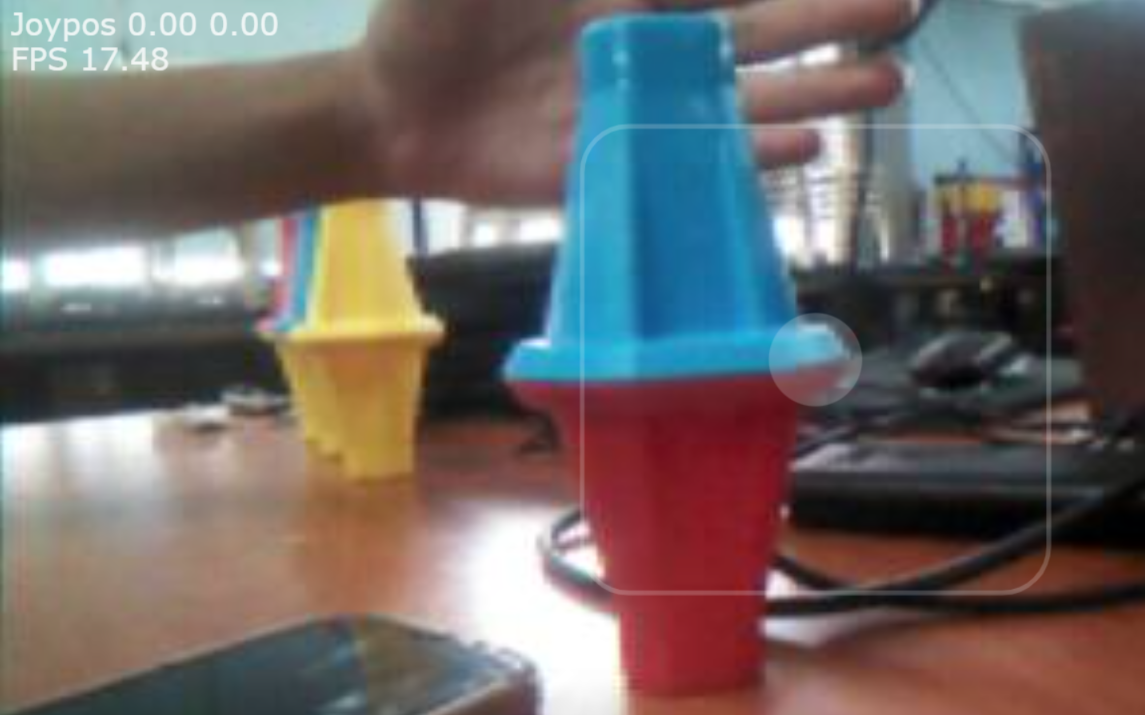
#> input picture tools/imgs/Captura de pantalla 2026-11-23 160647.png, 1145 x 715 px; its folder holds only this picture in this run
$ python -i identificar_pines.py   (imports and definitions only)
#> lines starting #> are read from the running program, lines starting #| are printed output that depends on the picture; after the words box and inside, x2 and y2 are one past the last pixel; in counts of white or black regions, pixels touching at a corner belong together
#> further down, picture is the input picture: shape (715, 1145, 3); mean B, G, R 101.9, 103.4, 110.9
"""
Identificador de pins y copas de Override, con ventana. Dos modos (arriba de la foto):

COLORES  (empieza aqui) dibujas zonas sobre cada color y aprende que es rojo, amarillo, azul, gris de copa
         y FONDO (la mesa u otra cosa que se confunda: lo que marques como fondo deja de contar como color).
  elegir color                   botones o teclas 1-5
  clic, clic, clic...            pone puntos de un poligono; cierra con doble clic, Enter o clic en el primer punto
  arrastrar                      dibujo libre; al soltar se cierra solo
  clic dentro de una zona        la elige; Supr la borra.  Esc cancela el poligono a medias
  "Calcular colores"             aprende la tabla de colores y saca las firmas del sensor
  M                              pinta encima lo que detecta como cada color (para revisar)

OBJETOS  arrastras una caja sobre el pin (y la parte gris de la copa si tiene) y predice que es.
  D / "Detectar pines"           busca solo todos los pines de la foto
  Enter / "Correcto"             la prediccion estaba bien
  1-9 / botones                  la etiqueta correcta (aprende)
  clic en una caja / Supr        elegir / borrar

En los dos: flechas izquierda/derecha cambian de foto. Todo se guarda solo (ejemplos.json, colores.json y
colores_lut.npy, junto a este archivo) y sigue ahi la proxima vez.

Uso:
  python identificar_pines.py                 (te pregunta la carpeta)
  python identificar_pines.py carpeta/        (todos los .png de la carpeta)
  python identificar_pines.py --selftest
"""
import argparse
import base64
import json
import os
import sys
import tkinter as tk
from tkinter import filedialog, messagebox, simpledialog

import cv2
import numpy as np

# Rangos HSV de OpenCV (H 0-179, S y V 0-255). Solo mientras no hay colores aprendidos.
COLORES = {
    "rojo": [((0, 90, 60), (8, 255, 255)), ((170, 90, 60), (179, 255, 255))],
    "amarillo": [((18, 90, 80), (35, 255, 255))],
    "azul": [((95, 90, 40), (130, 255, 255))],
}
GRIS = ((0, 0, 50), (179, 45, 210))  # parte gris opaca de la copa
ORDEN = ["rojo", "amarillo", "azul"]
CLASES = ORDEN + ["gris", "fondo"]
NOMBRE = {"gris": "gris de copa", "fondo": "fondo / mesa (excluir)"}
PINTA = {"rojo": "#ff3030", "amarillo": "#ffd000", "azul": "#2f7bff", "gris": "#c0c0c0", "fondo": "#b060ff"}
PINTA_BGR = {"rojo": (48, 48, 255), "amarillo": (0, 208, 255), "azul": (255, 123, 47), "gris": (192, 192, 192)}
SIG_ID = {"rojo": 1, "azul": 2, "amarillo": 3}  # mismos ids que override_vision.cpp
RANGO_SENSOR = 2.5  # el range de las firmas (el del Vision Utility)
FIRMA_MIN = 200     # medio ancho minimo de una firma en u y en v
# Los unicos pines que existen: siempre dos colores (en cualquier orden: amarillo-rojo girado es rojo-amarillo)
COMBOS = {("amarillo", "amarillo"), ("amarillo", "azul"), ("amarillo", "rojo"), ("azul", "rojo")}
# shortcut: umbral adivinado; el fondo gris del campo tambien cuenta, asi que conviene marcar cajas justas
# y corregir: con ejemplos manda el kNN
GRIS_COPA = 0.12  # fraccion de la seleccion que es gris (fuera del pin) desde la que se cuenta copa
# Nombres fijos (asi el kNN no aprende "pin azul-amarillo" y "pin amarillo azul" como cosas distintas)
PINES = [f"pin {a}-{b}" for a, b in sorted(COMBOS)]
ETIQUETAS = PINES + [p + " con copa" for p in PINES] + ["copa sola"]
N_FEATS = 14
AQUI = os.path.dirname(os.path.abspath(__file__))
EJEMPLOS = os.path.join(AQUI, "ejemplos.json")
COLORES_JSON = os.path.join(AQUI, "colores.json")
LUT_NPY = os.path.join(AQUI, "colores_lut.npy")

# Tabla de colores aprendida (como la LUT del Vision Sensor): cada celda de HSV dice de que clase es.
BH, BS, BV = 4, 8, 8                           # tamano de celda en H, S, V
NH, NS, NV = 180 // BH, 256 // BS, 256 // BV
NADA = 255                                     # celda sin clase
LUT_MIN = 2e-5  # densidad minima (suavizada) para que una celda cuente; mas alto = mas estricto
LUT = None      # (NH, NS, NV) uint8 con el indice en CLASES, o None mientras no se aprenda


# ---------------------------------------------------------------- colores

def celdas(bgr):
    hsv = cv2.cvtColor(bgr.reshape(-1, 1, 3).astype(np.uint8), cv2.COLOR_BGR2HSV).reshape(-1, 3)
    return hsv[:, 0] // BH, hsv[:, 1] // BS, hsv[:, 2] // BV


def clases_de(bgr, lut):
    return lut[celdas(bgr)].reshape(bgr.shape[:-1])


def mascaras(bgr):
    if LUT is not None:
        cls = clases_de(bgr, LUT)
        return {c: cls == CLASES.index(c) for c in ORDEN}
    hsv = cv2.cvtColor(bgr, cv2.COLOR_BGR2HSV)
#> hsv: shape (715, 1145, 3); mean H, S, V 66.9, 85.6, 127.9
    out = {}
    for nombre, rangos in COLORES.items():
        m = np.zeros(hsv.shape[:2], bool)
        for lo, hi in rangos:
            m |= cv2.inRange(hsv, np.array(lo), np.array(hi)) > 0
        out[nombre] = m
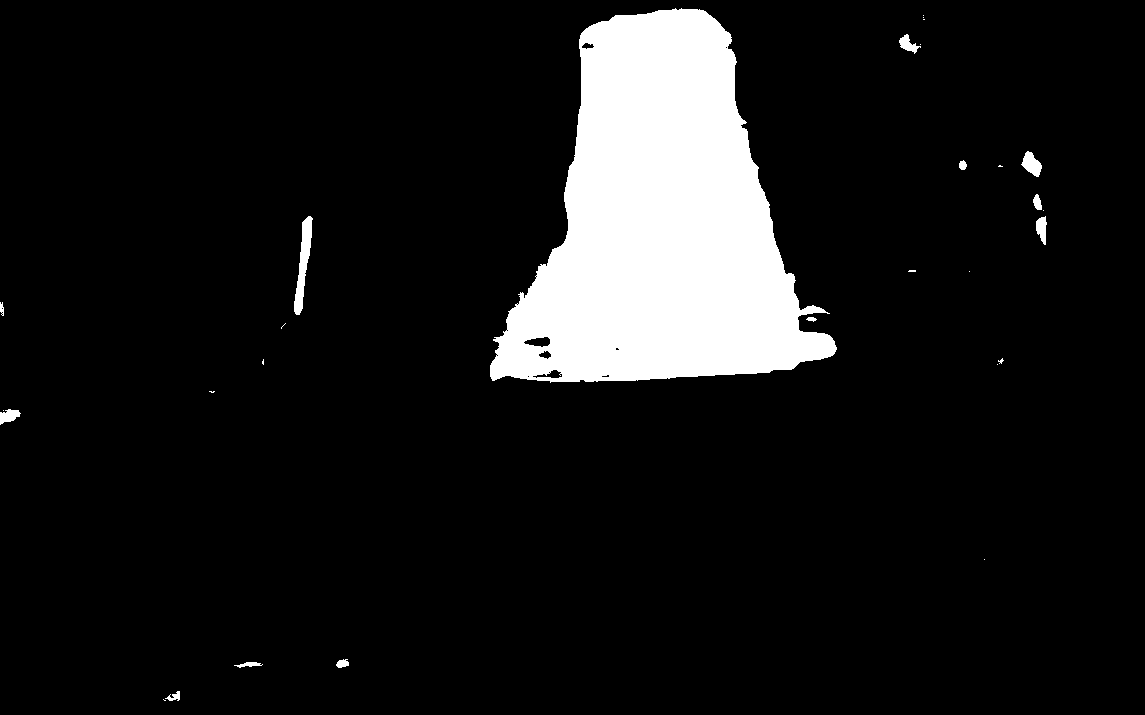
#> m: shape (715, 1145) bool; 9.7% white; 29 white regions (16 under 20 px), largest, box (x1, y1, x2, y2) and area: (490, 8, 837, 383) 77420, (294, 216, 313, 315) 835, (1021, 151, 1042, 177) 315
#> after the loop, out = 3 items
    return out


# [37 lines left out: functions mascara_gris, suavizar, entrenar_lut, not called in this run]


def poner_lut(lut):
    global LUT
    LUT = lut


# ---------------------------------------------------------------- firmas del sensor

# [149 lines left out: functions uv, firma_px, dentro_firma, ajustar_firma, calcular_colores, informe and 1 more, not called in this run]


def detectar_pines(img):
    """Cajas de los pines de toda la foto: manchas de rojo/amarillo/azul (las dos mitades de un pin se juntan),
    agrandadas un poco para que entre el gris de la copa si tiene."""
    m = mascaras(img)
#> m = 3 items
    color = (m["rojo"] | m["amarillo"] | m["azul"]).astype(np.uint8)
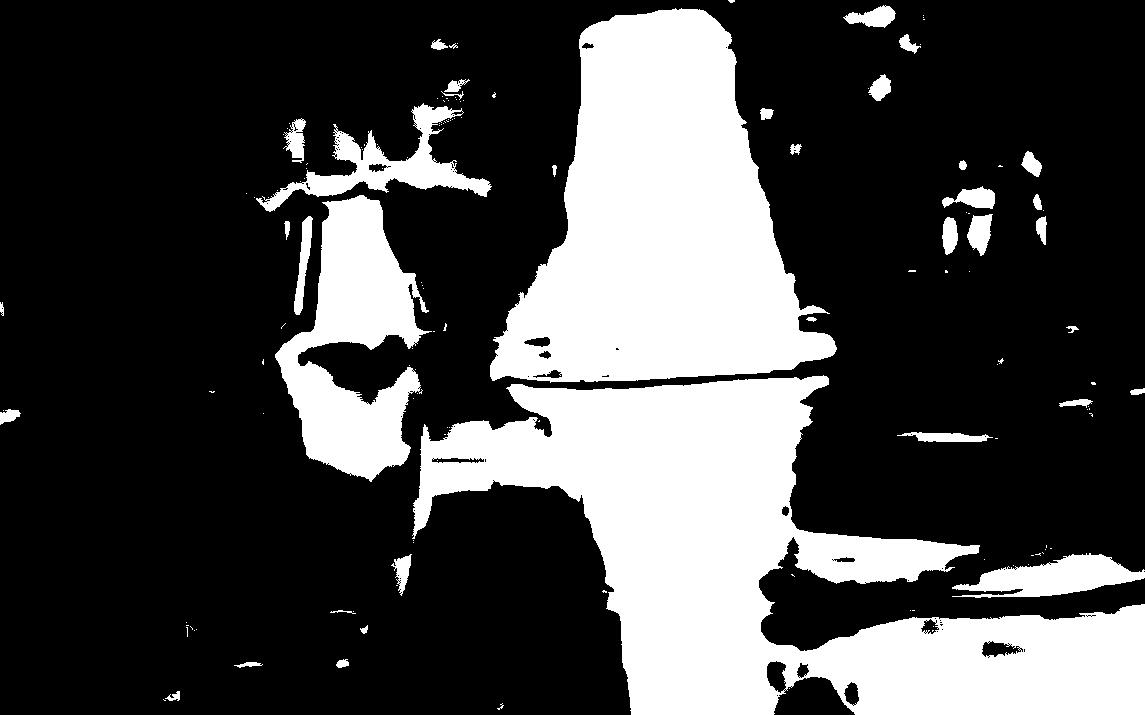
#> color: shape (715, 1145); values 0 (black) and 1 (white), 28.1% white; 146 white regions (108 under 20 px), largest, box (x1, y1, x2, y2) and area: (412, 375, 1145, 715) 110836, (490, 8, 837, 383) 77420, (275, 195, 432, 482) 22385
    H, W = img.shape[:2]
    k = max(3, min(H, W) // 100)
    color = cv2.morphologyEx(color, cv2.MORPH_OPEN, np.ones((3, 3), np.uint8))  # puntos sueltos fuera
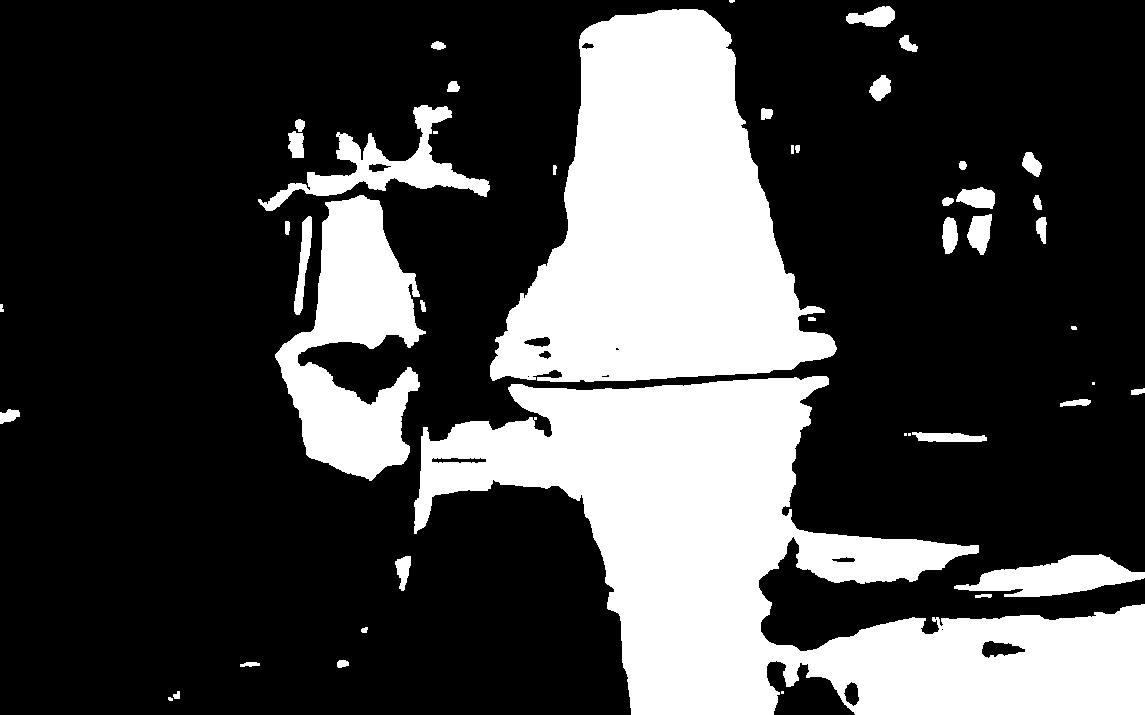
#> color: shape (715, 1145); values 0 (black) and 1 (white), 27.8% white; 47 white regions (7 under 20 px), largest, box (x1, y1, x2, y2) and area: (414, 376, 1145, 715) 110419, (490, 9, 837, 382) 77352, (275, 195, 426, 481) 22178
    color = cv2.morphologyEx(color, cv2.MORPH_CLOSE, np.ones((k, k), np.uint8))  # une las mitades del pin
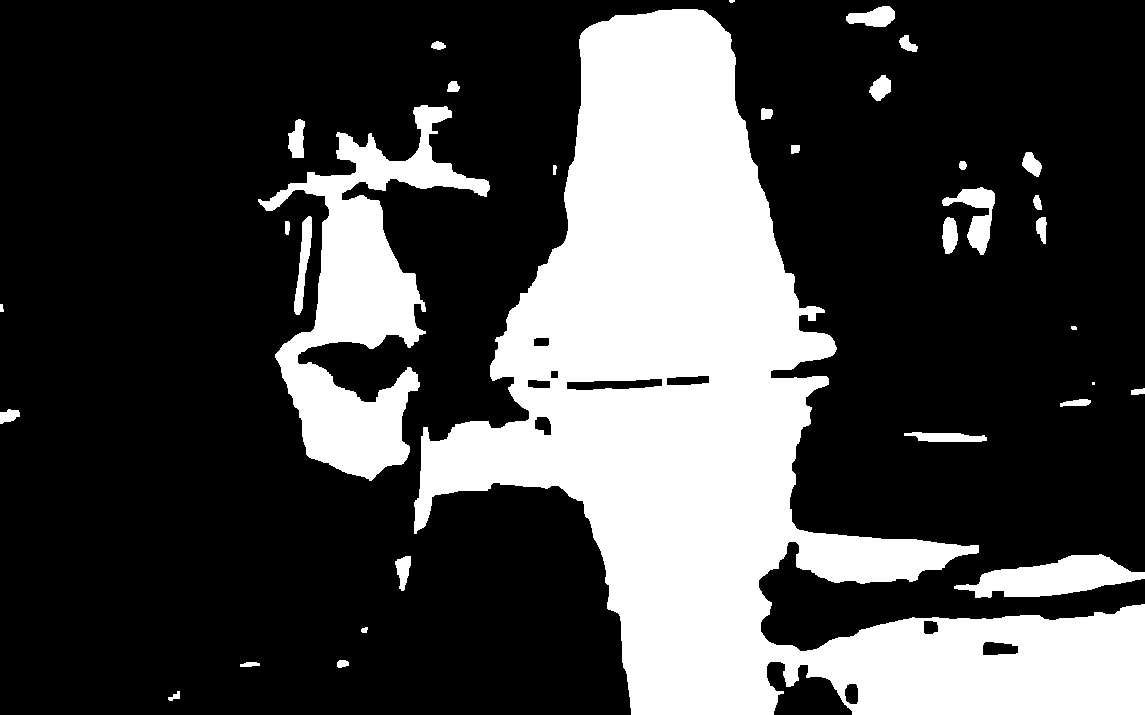
#> color: shape (715, 1145); values 0 (black) and 1 (white), 28.1% white; 33 white regions (2 under 20 px), largest, box (x1, y1, x2, y2) and area: (414, 9, 1145, 715) 189441, (258, 105, 490, 481) 28788, (954, 554, 1145, 598) 4639
    n, lab, stats, _ = cv2.connectedComponentsWithStats(color)
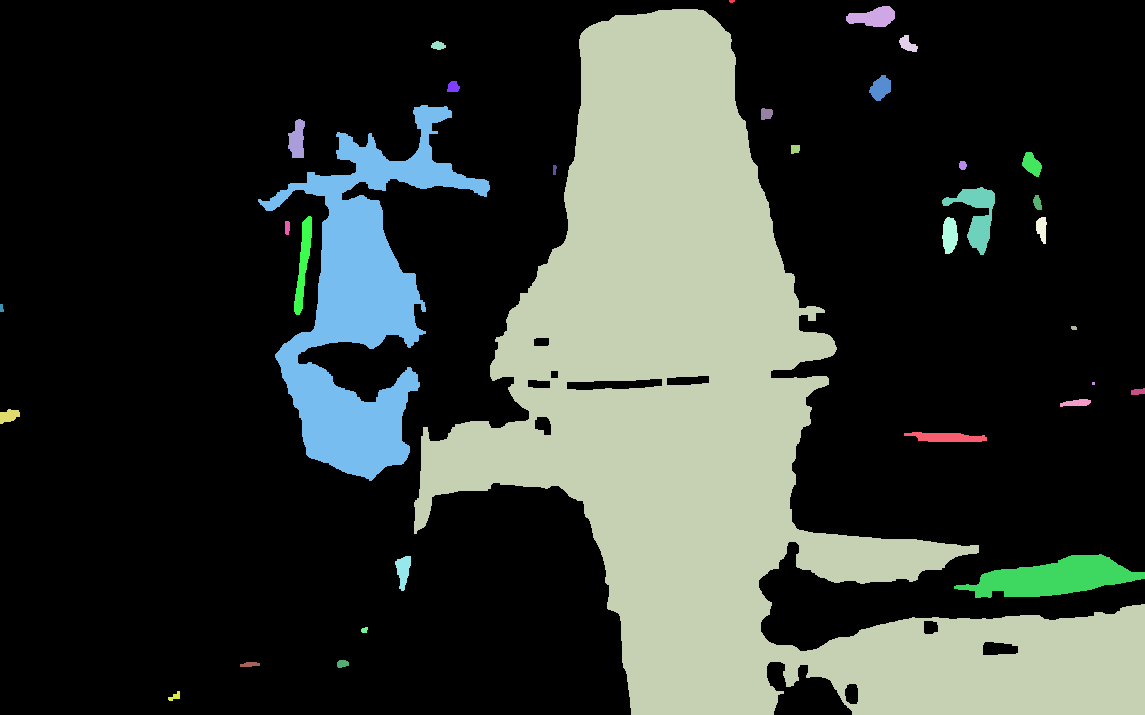
#> lab: shape (715, 1145) int32; 34 distinct labels, from 0 to 33; one colour per label, 0 black
#> n = 34; stats = 34 rows, first 6: [0, 0, 1145, 715, 588478], [729, 0, 6, 3, 15], [846, 6, 49, 21, 686], [414, 9, 731, 706, 189441], [899, 35, 19, 17, 184], [431, 41, 15, 9, 95]
    # shortcut: tamano minimo fijo (0.05% de la foto); si salen manchitas falsas o faltan pines lejanos, ajustar
    minimo = max(80, H * W * 0.0005)
    cajas = []
    for i in range(1, n):
        x, y, w, h, area = (int(v) for v in stats[i])
        if area < minimo:
            continue
        mg = int(0.25 * max(w, h))
        x0, y0 = max(0, x - mg), max(0, y - mg)
        cajas.append((x0, y0, min(W, x + w + mg) - x0, min(H, y + h + mg) - y0))
#> this loop made 33 passes
#> (x, y, w, h, area) on passes 4, 5, 6, 7, 9, 11, 12, 13: (899, 35, 19, 17, 184), (431, 41, 15, 9, 95), (869, 75, 22, 26, 377), (447, 81, 13, 11, 112), (761, 108, 12, 12, 120), (791, 145, 9, 9, 73), (1022, 152, 20, 25, 312), (959, 161, 8, 9, 59)
#> after the loop, cajas = [(834, 0, 73, 39), (232, 0, 913, 715), (164, 11, 420, 564), (279, 110, 35, 57), (925, 170, 87, 102), (270, 192, 66, 147), (933, 208, 34, 55), (884, 412, 123, 50), (907, 507, 238, 138)]
    return cajas


# [33 lines left out: functions iou, regla, knn, not called in this run]


def confirmados(data, excepto=None):  # los de otra version (otro largo de rasgos) no se usan para aprender
    return [e for e in data if e is not excepto and e.get("confirmado", True) and len(e.get("feats", [])) == N_FEATS]


# [22 lines left out: functions predecir, leer_json, escribir_json, not called in this run]


def guardar(data):
    escribir_json(EJEMPLOS, data)


def clave(ruta):
    return os.path.normcase(os.path.abspath(ruta))


# [31 lines left out: functions exportar_robot, pixeles_de_zonas, not called in this run]


# ---------------------------------------------------------------- ventana

class App:
    VERDE, NARANJA = "#33cc55", "#ff9922"

    # [117 lines left out: functions __init__, panel_objetos, panel_colores, not called in this run]

    def es_col(self):
        return self.modo.get() == "colores"

    # [25 lines left out: functions cambiar_modo, tecla_num, cancelar, not called in this run]

    # --- foto actual
    def cajas(self):
        k = clave(self.rutas[self.i])
        return [e for e in self.data if e.get("img") == k]

    def zonas(self):
        k = clave(self.rutas[self.i])
        return [z for z in self.col["zonas"] if z["img"] == k]

    # [16 lines left out: functions repredecir, cargar, ir, not called in this run]

    # --- dibujo
    def a_canvas(self, x, y):
        return self.ox + x * self.esc, self.oy + y * self.esc

    def a_imagen(self, x, y):
        h, w = self.img.shape[:2]
        return min(max((x - self.ox) / self.esc, 0), w - 1), min(max((y - self.oy) / self.esc, 0), h - 1)

    # [141 lines left out: functions dibujar, capas, paneles, c_presionar, c_arrastrar, c_soltar and 1 more, not called in this run]

    def elegir_color(self, c):
        self.color_act = c
        self.dibujar()

    # [6 lines left out: function borrar_zona, not called in this run]

    def alternar_mascara(self):
        self.ver_mascara = not self.ver_mascara
        self.dibujar()

    # [23 lines left out: functions calcular, exportar, not called in this run]

    # --- modo objetos: mouse
    def presionar(self, ev):
        self.drag = (ev.x, ev.y)

    # [55 lines left out: functions arrastrar, soltar, nueva_caja, detectar, not called in this run]

    # --- modo objetos: acciones
    def elegir(self, e):
        self.sel = e
        self.dibujar()

    # [11 lines left out: function etiquetar, not called in this run]

    def confirmar(self):
        if self.sel is not None:
            self.etiquetar(self.sel["etiqueta"])

    # [77 lines left out: functions otra, borrar, expandir, selftest, not called in this run]


# [23 lines not run here, left out]

>>> import cv2
>>> picture = cv2.imread('imgs/Captura de pantalla 2026-11-23 160647.png')
>>> result = detectar_pines(picture)
#> result has the same summary as cajas in detectar_pines
